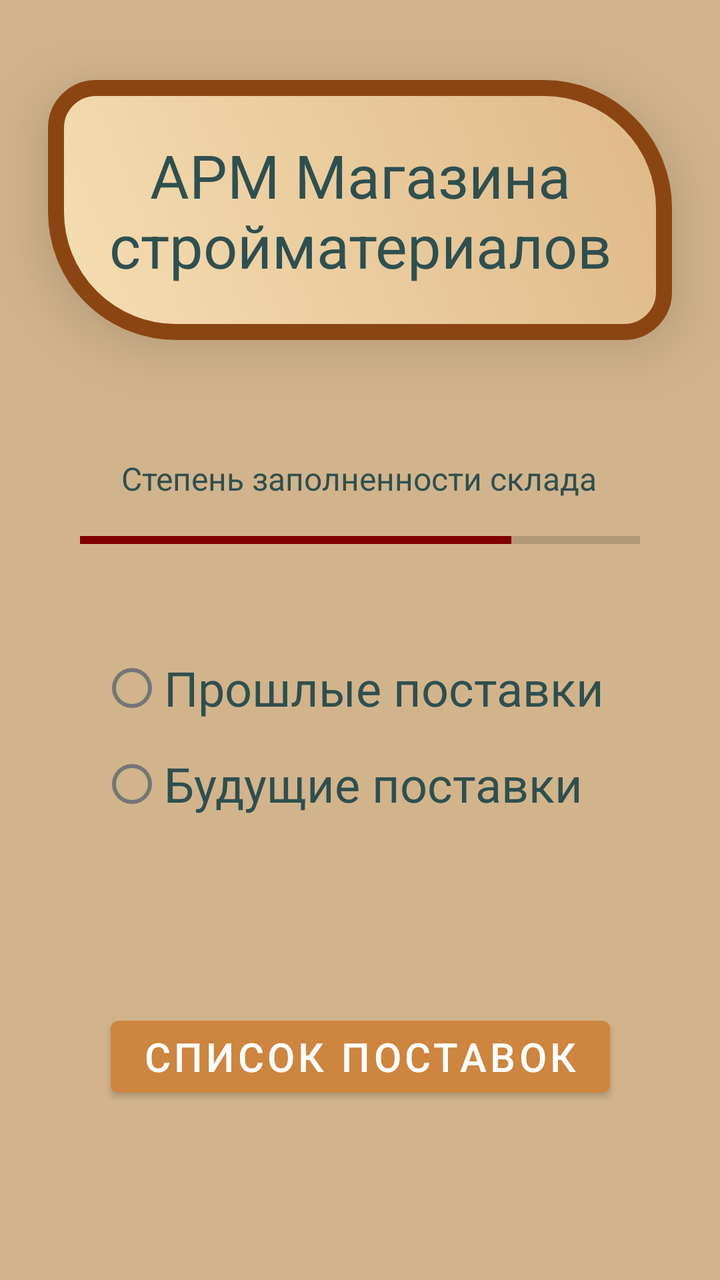
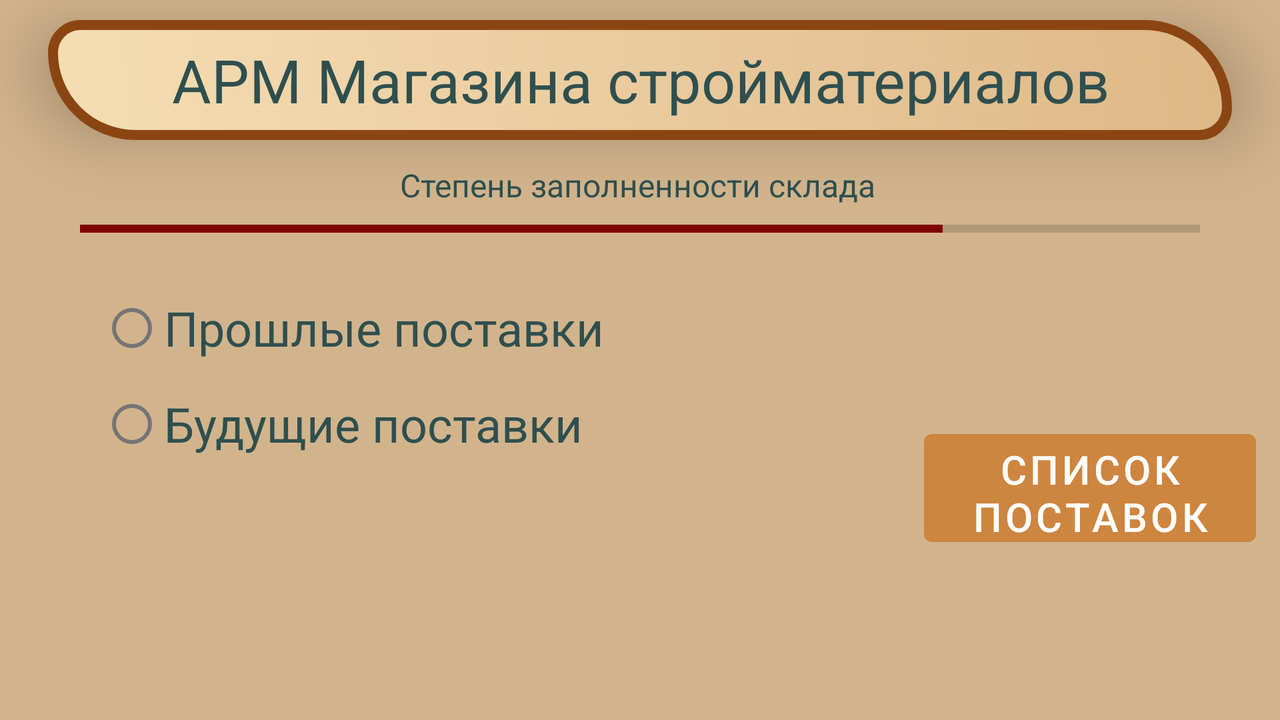

Two renders of one Android screen. The first uses the default layout on a phone; the second uses the alternative layout the repository ships for a different screen configuration, on a matching device. The two XML files are below.
<!-- AndroidManifest.xml: activity theme Theme.ARM_Market_Firebase.NoActionBar -->
<!-- res/layout/activity_main.xml -->
<?xml version="1.0" encoding="utf-8"?>
<androidx.constraintlayout.widget.ConstraintLayout xmlns:android="http://schemas.android.com/apk/res/android"
    xmlns:app="http://schemas.android.com/apk/res-auto"
    xmlns:tools="http://schemas.android.com/tools"
    android:layout_width="match_parent"
    android:layout_height="match_parent"
    tools:context=".MainActivity"
    android:background="@color/background">

    <TextView
        android:id="@+id/appName"
        android:layout_width="0dp"
        android:layout_height="wrap_content"
        android:layout_marginStart="24dp"
        android:layout_marginTop="40dp"
        android:layout_marginEnd="24dp"
        android:background="@drawable/text_background"
        android:gravity="center"
        android:text="АРМ Магазина стройматериалов"
        android:textColor="@color/text_color"
        android:textSize="30dp"
        app:layout_constraintEnd_toEndOf="parent"
        app:layout_constraintStart_toStartOf="parent"
        app:layout_constraintTop_toTopOf="parent"
        tools:ignore="MissingConstraints"
        android:elevation="20dp"/>


    <TextView
        android:id="@+id/progress_bar_text"
        android:layout_width="wrap_content"
        android:layout_height="wrap_content"
        android:layout_marginBottom="10dp"
        android:text="@string/progress_bar_text"
        android:textSize="16dp"
        android:textColor="@color/text_color"
        app:layout_constraintBottom_toTopOf="@id/progress_bar"
        app:layout_constraintEnd_toEndOf="parent"
        app:layout_constraintHorizontal_bias="0.497"
        app:layout_constraintStart_toStartOf="parent"
        app:layout_constraintTop_toBottomOf="@id/appName"
        app:layout_constraintVertical_bias="1.0"
        tools:ignore="MissingConstraints"
        />

    <ProgressBar
        android:id="@+id/progress_bar"
        style="?android:attr/progressBarStyleHorizontal"
        android:layout_width="match_parent"
        android:layout_height="20dp"

        app:layout_constraintStart_toStartOf="parent"
        app:layout_constraintEnd_toEndOf="parent"
        app:layout_constraintTop_toBottomOf="@id/appName"
        app:layout_constraintBottom_toTopOf="@id/radioBtnGr"
        android:layout_marginLeft="40dp"
        android:layout_marginRight="40dp"
        android:layout_marginTop="50dp"
        android:maxHeight="10dip"
        android:minHeight="10dip"
        android:progress="77"
        tools:ignore="MissingConstraints"/>


    <RadioGroup
        android:id="@+id/radioBtnGr"
        android:layout_width="match_parent"
        android:layout_height="0dp"
        app:layout_constraintTop_toBottomOf="@id/appName"
        app:layout_constraintStart_toStartOf="parent"
        app:layout_constraintEnd_toEndOf="parent"
        android:layout_marginTop="150dp"
        android:layout_marginLeft="50dp"
        android:layout_marginRight="50dp"
        tools:ignore="MissingConstraints"
        >

        <RadioButton
            android:id="@+id/radioButton1"
            android:layout_width="match_parent"
            android:layout_height="wrap_content"
            android:text="@string/radio_btn1"
            android:textColor="@color/text_color"
            android:textSize="24sp" />

        <RadioButton
            android:id="@+id/radioButton2"
            android:layout_width="match_parent"
            android:layout_height="wrap_content"
            android:text="@string/radio_btn2"
            android:textColor="@color/text_color"
            android:textSize="24sp" />

    </RadioGroup>

    <Spinner
        android:id="@+id/spinnerMainActivity"
        android:layout_width="match_parent"
        android:layout_height="wrap_content"
        android:layout_marginLeft="60dp"
        android:layout_marginTop="10dp"
        android:layout_marginRight="60dp"
        android:gravity="center"
        app:layout_constraintEnd_toEndOf="parent"
        app:layout_constraintStart_toStartOf="parent"
        app:layout_constraintTop_toBottomOf="@id/radioBtnGr"
        tools:ignore="MissingConstraints"
        android:background="@color/text_background"
        android:popupBackground="@color/text_background"/>

    <Button
        android:id="@+id/futureDeliveries"
        android:layout_width="wrap_content"
        android:layout_height="wrap_content"
        android:layout_marginBottom="40dp"
        android:text="@string/productListLogo"
        android:textSize="20dp"
        app:layout_constraintBottom_toBottomOf="parent"
        app:layout_constraintEnd_toEndOf="parent"
        app:layout_constraintStart_toStartOf="parent"
        app:layout_constraintTop_toBottomOf="@id/appName"
        app:layout_constraintVertical_bias="0.875"
        tools:ignore="MissingConstraints" />

</androidx.constraintlayout.widget.ConstraintLayout>
<!-- resources referenced by this layout -->
<resources>
  <color name="background">#D2B48C</color>
  <color name="text_background">#F5DEB3</color>
  <color name="text_color">#2F4F4F</color>
  <!-- drawable text_background (drawable-v24) -->
  <?xml version="1.0" encoding="utf-8"?>
  <shape xmlns:android="http://schemas.android.com/apk/res/android" android:shape="rectangle" >
      <solid android:color="#F5DEB3" />
      <stroke android:width="8dp" android:color="#8B4513"/>
      <size
          android:width="200dp"
          android:height="130dp">
      </size>
  
      <padding
          android:bottom="5dp"
          android:top="5dp"
          android:left="7dp"
          android:right="7dp">
      </padding>
  
      <gradient
          android:startColor="#DEB887"
          android:endColor="#F5DEB3"
          android:angle="225">
      </gradient>
  
      <corners
          android:topLeftRadius="20dp"
          android:topRightRadius="60dp"
          android:bottomLeftRadius="60dp"
          android:bottomRightRadius="20dp"
          />
  
  </shape>
  <string name="productListLogo">Список поставок</string>
  <string name="progress_bar_text">Степень заполненности склада</string>
  <string name="radio_btn1">Прошлые поставки</string>
  <string name="radio_btn2">Будущие поставки</string>
  <style name="Theme.ARM_Market_Firebase.NoActionBar">
          <item name="windowActionBar">false</item>
          <item name="windowNoTitle">true</item>
      </style>
</resources>
<!-- res/layout-land/activity_main.xml (the repository's variant of the layout above) -->
<!-- drawn on the phone turned sideways -->
<?xml version="1.0" encoding="utf-8"?>
<androidx.constraintlayout.widget.ConstraintLayout xmlns:android="http://schemas.android.com/apk/res/android"
    android:layout_width="match_parent"
    android:layout_height="match_parent"
    xmlns:app="http://schemas.android.com/apk/res-auto"
    xmlns:tools="http://schemas.android.com/tools"
    android:background="@color/background">

    <TextView
        android:id="@+id/appName"
        android:layout_width="0dp"
        android:layout_height="wrap_content"
        android:layout_marginStart="24dp"
        android:layout_marginTop="10dp"
        android:layout_marginEnd="24dp"
        android:background="@drawable/text_background_land"
        android:gravity="center"
        android:text="АРМ Магазина стройматериалов"
        android:textColor="@color/text_color"
        android:textSize="30dp"
        app:layout_constraintEnd_toEndOf="parent"
        app:layout_constraintStart_toStartOf="parent"
        app:layout_constraintTop_toTopOf="parent"
        tools:ignore="MissingConstraints"
        android:elevation="20dp"/>


    <TextView
        android:id="@+id/progress_bar_text"
        android:layout_width="wrap_content"
        android:layout_height="wrap_content"
        android:layout_marginBottom="1dp"
        android:text="@string/progress_bar_text"
        android:textSize="16dp"
        android:textColor="@color/text_color"
        app:layout_constraintBottom_toTopOf="@id/progress_bar"
        app:layout_constraintEnd_toEndOf="parent"
        app:layout_constraintHorizontal_bias="0.497"
        app:layout_constraintStart_toStartOf="parent"
        app:layout_constraintTop_toBottomOf="@id/appName"
        app:layout_constraintVertical_bias="1.0"
        tools:ignore="MissingConstraints"
        />


    <ProgressBar
        android:id="@+id/progress_bar"
        style="?android:attr/progressBarStyleHorizontal"
        android:layout_width="match_parent"
        android:layout_height="20dp"
        android:layout_marginLeft="40dp"
        android:layout_marginRight="40dp"
        android:maxHeight="10dip"
        android:minHeight="10dip"
        android:progress="77"
        app:layout_constraintBottom_toTopOf="@id/radioBtnGr"
        app:layout_constraintEnd_toEndOf="parent"
        app:layout_constraintStart_toStartOf="parent"
        app:layout_constraintTop_toBottomOf="@id/appName"
        app:layout_constraintVertical_bias="0.687"
        tools:ignore="MissingConstraints" />

    <RadioGroup
        android:id="@+id/radioBtnGr"
        android:layout_width="match_parent"
        android:layout_height="0dp"
        app:layout_constraintTop_toBottomOf="@id/appName"
        app:layout_constraintStart_toStartOf="parent"
        app:layout_constraintEnd_toEndOf="parent"
        android:layout_marginTop="70dp"
        android:layout_marginLeft="50dp"
        android:layout_marginRight="50dp"
        tools:ignore="MissingConstraints"
        >

        <RadioButton
            android:id="@+id/radioButton1"
            android:layout_width="match_parent"
            android:layout_height="wrap_content"
            android:text="@string/radio_btn1"
            android:textColor="@color/text_color"
            android:textSize="24sp" />

        <RadioButton
            android:id="@+id/radioButton2"
            android:layout_width="match_parent"
            android:layout_height="wrap_content"
            android:text="@string/radio_btn2"
            android:textColor="@color/text_color"
            android:textSize="24sp" />

    </RadioGroup>

    <Spinner
        android:id="@+id/spinnerMainActivity"
        android:layout_width="0dp"
        android:layout_height="wrap_content"
        android:layout_marginTop="28dp"
        android:layout_marginRight="260dp"
        android:layout_marginLeft="50dp"
        android:background="@color/text_background"
        android:gravity="center"
        android:popupBackground="@color/text_background"
        app:layout_constraintBottom_toBottomOf="parent"
        app:layout_constraintEnd_toEndOf="@id/futureDeliveries"
        app:layout_constraintHorizontal_bias="1.0"
        app:layout_constraintStart_toStartOf="parent"
        app:layout_constraintTop_toBottomOf="@id/radioBtnGr"
        app:layout_constraintVertical_bias="0.32999998"
        tools:ignore="MissingConstraints" />

    <Button
        android:id="@+id/futureDeliveries"
        android:layout_width="166dp"
        android:layout_height="66dp"
        android:layout_marginStart="400dp"
        android:text="@string/productListLogo"
        android:textSize="20dp"
        app:layout_constraintBottom_toBottomOf="parent"
        app:layout_constraintEnd_toEndOf="parent"
        app:layout_constraintStart_toStartOf="@id/spinnerMainActivity"
        app:layout_constraintTop_toBottomOf="@id/appName"
        app:layout_constraintVertical_bias="0.63"
        tools:ignore="MissingConstraints" />

</androidx.constraintlayout.widget.ConstraintLayout>
<!-- resources referenced by the variant -->
<!-- as the phone turned sideways resolves them -->
<resources>
  <color name="background">#D2B48C</color>
  <color name="text_background">#F5DEB3</color>
  <color name="text_color">#2F4F4F</color>
  <!-- drawable text_background_land (drawable-v24) -->
  <?xml version="1.0" encoding="utf-8"?>
  <shape xmlns:android="http://schemas.android.com/apk/res/android" android:shape="rectangle" >
      <solid android:color="#F5DEB3" />
      <stroke android:width="5dp" android:color="#8B4513"/>
      <size
          android:width="200dp"
          android:height="60dp">
      </size>
  
      <padding
          android:bottom="5dp"
          android:top="5dp"
          android:left="7dp"
          android:right="7dp">
      </padding>
  
      <gradient
          android:startColor="#DEB887"
          android:endColor="#F5DEB3"
          android:angle="225">
      </gradient>
  
      <corners
          android:topLeftRadius="20dp"
          android:topRightRadius="60dp"
          android:bottomLeftRadius="60dp"
          android:bottomRightRadius="20dp"
          />
  
  </shape>
  <string name="productListLogo">Список поставок</string>
  <string name="progress_bar_text">Степень заполненности склада</string>
  <string name="radio_btn1">Прошлые поставки</string>
  <string name="radio_btn2">Будущие поставки</string>
  <style name="Theme.ARM_Market_Firebase.NoActionBar">
          <item name="windowActionBar">false</item>
          <item name="windowNoTitle">true</item>
      </style>
</resources>
